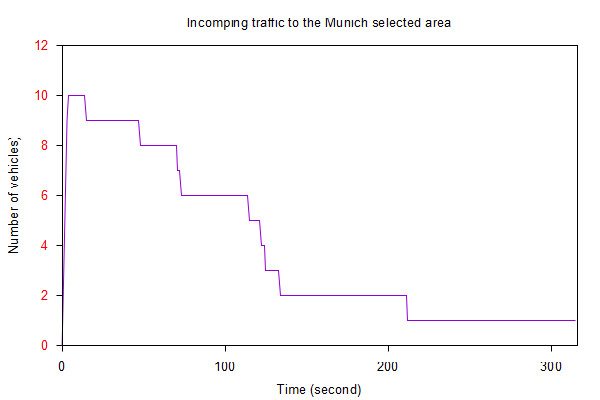

The gnuplot source for this figure:
 set terminal pngcairo enhanced font "arial,10" fontscale 1.0 size 600, 400 
set output 'VehvsTS.png'
set title "Incomping traffic to the Munich selected area"
set style fill solid
set ytics textcolor "red"
set ytics nomirror
set xtics 50 nomirror
set tics out
set yrange [0:12]
set xrange [0:316]
set xlabel "Time (second)" textcolor lt -1
set ylabel "Number of vehicles)"
set xtics ("0" 0, "100" 100, "200" 200, "300" 300)
plot "VehvsTS.dat" with lines notitle
set output
